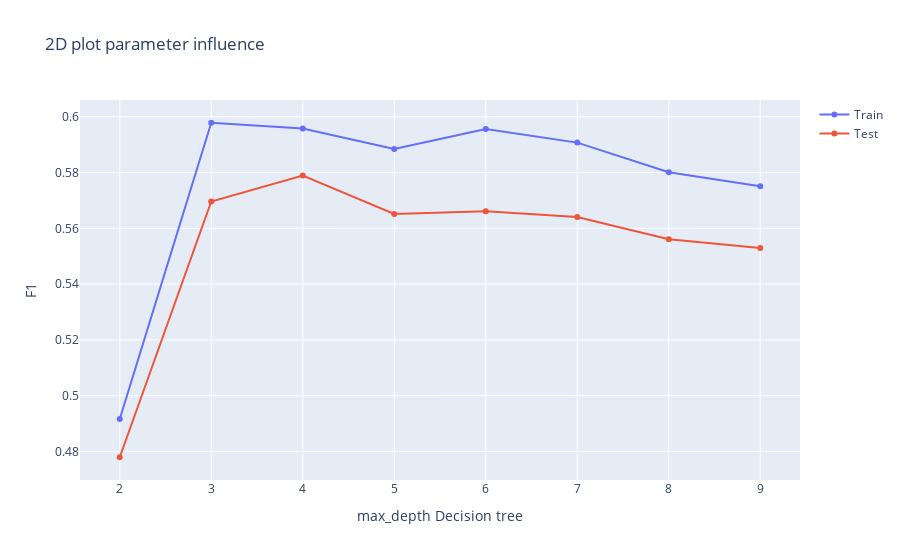

Write notebook code for a chart like this one.
### Markdown cell above
### 2.5 Tree Tuning



The built-in decision tree algorithm you are using has several parameters which you can tune (e.g., *max_depth* and *min_samples_leaf*). Use 10-fold cross-validation (e.g., reuse the code of task 2.4 and adapt the code for two parameters), show how the choice of these parameters affects performance.

### Code cell
from sklearn.tree import DecisionTreeClassifier
from sklearn.metrics import classification_report, confusion_matrix, accuracy_score
from sklearn.metrics import precision_score, recall_score, f1_score
from sklearn.metrics import ConfusionMatrixDisplay
from sklearn.model_selection import KFold
import matplotlib.pyplot as plt
from mpl_toolkits.mplot3d import Axes3D
import plotly.graph_objects as go

# create 10-fold cross-validation
nk = 10
kf = KFold(n_splits=nk, random_state=0, shuffle=True)

# Set search space for parameters
max_depths_range = np.arange(2, 10)
samples_leaf_range = np.arange(1, 50, 10)

# Initialize f1 grids
f1 = np.zeros((nk , len(max_depths_range), len(samples_leaf_range))) # parameter combinations grid
training_f1 = np.zeros((nk , len(max_depths_range))) # max_dept grid for validation
test_f1 = np.zeros((nk , len(max_depths_range))) # max_dept grid for testing

# Loop through parameter ranges and calculate f1
i = 0 # KFold counter
for train_index , val_index in kf.split(X_train):
    X_t, X_val = X_train.iloc[train_index], X_train.iloc[val_index]
    y_t, y_val = y_train.iloc[train_index], y_train.iloc[val_index]
    j = 0 # max_depth counter
    for depth in max_depths_range:
        # Train the model
        dtree_clf = DecisionTreeClassifier(min_samples_leaf = 1, max_depth = depth)
        dtree_clf.fit(X_t, y_t)
        # Make predictions for the validation and test data
        validation_prediction = dtree_clf.predict(X_val)
        test_prediction = dtree_clf.predict(X_heldout)
        # Save the f1 of validation and test predictions to grid
        training_f1[i][j] = f1_score(y_val, validation_prediction)
        test_f1[i][j] = f1_score(y_heldout, test_prediction)
        k = 0 # min_samples counter
        for samples in samples_leaf_range:
            # Train the decision tree with the parameter combination
            dtree_clf = DecisionTreeClassifier(min_samples_leaf=samples, max_depth=depth)
            dtree_clf.fit(X_t, y_t)
            # Calculate the f1 on the validation data
            y_pred = dtree_clf.predict(X_val)
            f1[i][j][k] = f1_score(y_val, y_pred)
            k += 1
        j += 1
    i += 1

# Plot 2d graph showing the influence of max_depth on validation and testing f1
fig = go.Figure()
fig.add_trace(go.Scatter(x=max_depths_range, y=np.mean(training_f1 , axis = 0), mode='lines+markers', name='Train')) 
fig.add_trace(go.Scatter(x=max_depths_range, y=np.mean(test_f1 , axis = 0), mode='lines+markers', name='Test'))
fig.update_layout(
    title="2D plot parameter influence",
    xaxis_title="max_depth Decision tree",
    yaxis_title="F1"
)
fig.show()

# Create a dataframe of the cross validated accuracies based on parameter combinations
plotting_data = pd.DataFrame(data={
    'max_depth': [depth for depth in max_depths_range for n_leaf in range(len(samples_leaf_range))],
    'min_samples_leaf': np.tile(samples_leaf_range, len(max_depths_range)),
    'F1': np.mean(f1, axis=0).flatten(), # Take mean f1 of cross validations and flatten it
})

# Create 3D plot to show how the selected parameters affect the performance
fig = plt.figure(figsize=(16, 12))
plot = fig.add_subplot(projection='3d')
plot.scatter(plotting_data['max_depth'], plotting_data['min_samples_leaf'], plotting_data['F1'])
plot.set_xlabel('max_depth')
plot.set_ylabel('min_samples_leaf')
plot.set_zlabel('F1')
plt.title(label="3D plot parameter influence", fontsize=28)
plt.show()

# Get the index of the highest f1 from the f1 grid and translate it to optimal parameters
depth_index, samples_index = list(np.unravel_index(np.argmax(np.mean(f1, axis=0)), np.array(f1).shape))[1:]
best_max_depth, best_sample_leafs = max_depths_range[depth_index], samples_leaf_range[samples_index]

print(
    '\n\033[1m' + 'The optimal parameters based on f1 is:' + '\033[0m' + '\nmax_depth: {} \nmin_samples_leaf: {}'
    .format(
        best_max_depth,
        best_sample_leafs
    ))

# Learn an optimal decision tree model
dtree_clf = DecisionTreeClassifier(max_depth=best_max_depth, min_samples_leaf=best_sample_leafs).fit(X_train, y_train)
y_pred = dtree_clf.predict(X_heldout)

print(
    '\n\033[1m' +'\nThe performance of the model on the heldout data is:' + '\033[0m' +' \nAccuracy: {}\nPrecision: {}\nRecall: {}\nF1: {}'
    .format(
        accuracy_score(y_heldout, y_pred),
        precision_score(y_heldout, y_pred),
        recall_score(y_heldout, y_pred),
        f1_score(y_heldout, y_pred)
    )
)

# Make a confusion matrix
print('\n\033[1m' +'performance of the model')
cm_data = confusion_matrix(y_heldout, y_pred)
c_matrix = ConfusionMatrixDisplay(confusion_matrix=cm_data)
c_matrix.plot()

### Figure 1 — Plotly figure (JSON) as saved in the notebook; plotly's stock layout.template omitted (floating-point values rounded to 4 significant figures)
{"data": [{"mode": "lines+markers", "name": "Train", "type": "scatter", "x": [2, 3, 4, 5, 6, 7, 8, 9], "y": [0.4916, 0.5978, 0.5958, 0.5884, 0.5956, 0.5907, 0.5801, 0.5751]}, {"mode": "lines+markers", "name": "Test", "type": "scatter", "x": [2, 3, 4, 5, 6, 7, 8, 9], "y": [0.4779, 0.5696, 0.5789, 0.5651, 0.5661, 0.564, 0.5561, 0.553]}], "layout": {"title": {"text": "2D plot parameter influence"}, "xaxis": {"title": {"text": "max_depth Decision tree"}}, "yaxis": {"title": {"text": "F1"}}}}
